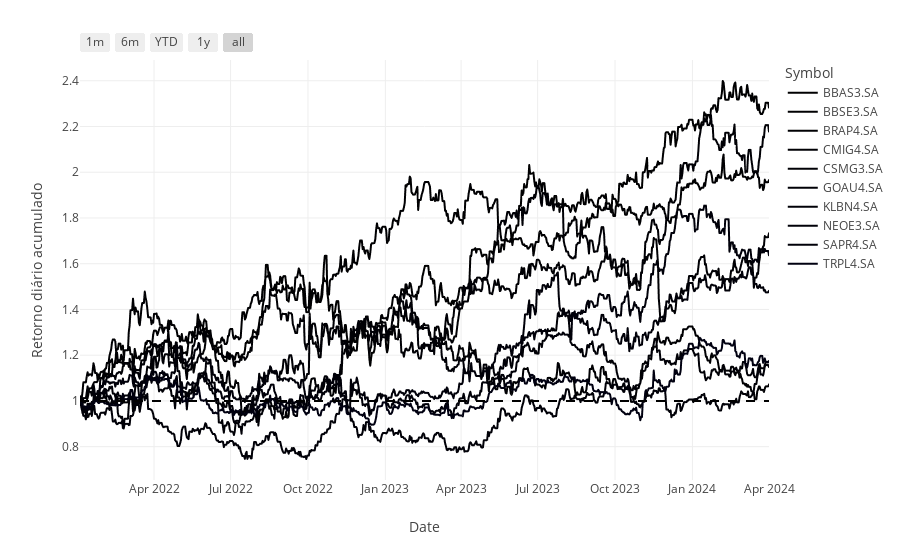

Here is the notebook cell this chart was saved with:
### Markdown cell above
## Obtenção do retorno diário acumulado

### Code cell
returns = stock_data.apply(lambda x: x / x[0])

fig, df_return_melted = plot_melted(returns, "Retorno diário acumulado", dash=True)
fig.show()

### Figure 1 — Plotly figure (JSON) as saved in the notebook; plotly's stock layout.template omitted (floating-point values rounded to 4 significant figures; data arrays with more than 128 entries replaced by an {"elided": "..."} marker saying what was removed)
{"data": [{"hovertemplate": "Symbol=BBAS3.SA<br>Date=%{x}<br>Retorno diário acumulado=%{y}<extra></extra>", "legendgroup": "BBAS3.SA", "line": {"color": "#000001", "dash": "solid"}, "marker": {"symbol": "circle"}, "mode": "lines", "name": "BBAS3.SA", "showlegend": true, "type": "scattergl", "x": {"elided": "820 str values"}, "xaxis": "x", "y": {"elided": "820 float values"}, "yaxis": "y"}, {"hovertemplate": "Symbol=BBSE3.SA<br>Date=%{x}<br>Retorno diário acumulado=%{y}<extra></extra>", "legendgroup": "BBSE3.SA", "line": {"color": "#000002", "dash": "solid"}, "marker": {"symbol": "circle"}, "mode": "lines", "name": "BBSE3.SA", "showlegend": true, "type": "scattergl", "x": {"elided": "820 str values"}, "xaxis": "x", "y": {"elided": "820 float values"}, "yaxis": "y"}, {"hovertemplate": "Symbol=BRAP4.SA<br>Date=%{x}<br>Retorno diário acumulado=%{y}<extra></extra>", "legendgroup": "BRAP4.SA", "line": {"color": "#000003", "dash": "solid"}, "marker": {"symbol": "circle"}, "mode": "lines", "name": "BRAP4.SA", "showlegend": true, "type": "scattergl", "x": {"elided": "820 str values"}, "xaxis": "x", "y": {"elided": "820 float values"}, "yaxis": "y"}, {"hovertemplate": "Symbol=CMIG4.SA<br>Date=%{x}<br>Retorno diário acumulado=%{y}<extra></extra>", "legendgroup": "CMIG4.SA", "line": {"color": "#000004", "dash": "solid"}, "marker": {"symbol": "circle"}, "mode": "lines", "name": "CMIG4.SA", "showlegend": true, "type": "scattergl", "x": {"elided": "820 str values"}, "xaxis": "x", "y": {"elided": "820 float values"}, "yaxis": "y"}, {"hovertemplate": "Symbol=CSMG3.SA<br>Date=%{x}<br>Retorno diário acumulado=%{y}<extra></extra>", "legendgroup": "CSMG3.SA", "line": {"color": "#000005", "dash": "solid"}, "marker": {"symbol": "circle"}, "mode": "lines", "name": "CSMG3.SA", "showlegend": true, "type": "scattergl", "x": {"elided": "820 str values"}, "xaxis": "x", "y": {"elided": "820 float values"}, "yaxis": "y"}, {"hovertemplate": "Symbol=GOAU4.SA<br>Date=%{x}<br>Retorno diário acumulado=%{y}<extra></extra>", "legendgroup": "GOAU4.SA", "line": {"color": "#000006", "dash": "solid"}, "marker": {"symbol": "circle"}, "mode": "lines", "name": "GOAU4.SA", "showlegend": true, "type": "scattergl", "x": {"elided": "820 str values"}, "xaxis": "x", "y": {"elided": "820 float values"}, "yaxis": "y"}, {"hovertemplate": "Symbol=KLBN4.SA<br>Date=%{x}<br>Retorno diário acumulado=%{y}<extra></extra>", "legendgroup": "KLBN4.SA", "line": {"color": "#000007", "dash": "solid"}, "marker": {"symbol": "circle"}, "mode": "lines", "name": "KLBN4.SA", "showlegend": true, "type": "scattergl", "x": {"elided": "820 str values"}, "xaxis": "x", "y": {"elided": "820 float values"}, "yaxis": "y"}, {"hovertemplate": "Symbol=NEOE3.SA<br>Date=%{x}<br>Retorno diário acumulado=%{y}<extra></extra>", "legendgroup": "NEOE3.SA", "line": {"color": "#000008", "dash": "solid"}, "marker": {"symbol": "circle"}, "mode": "lines", "name": "NEOE3.SA", "showlegend": true, "type": "scattergl", "x": {"elided": "820 str values"}, "xaxis": "x", "y": {"elided": "820 float values"}, "yaxis": "y"}, {"hovertemplate": "Symbol=SAPR4.SA<br>Date=%{x}<br>Retorno diário acumulado=%{y}<extra></extra>", "legendgroup": "SAPR4.SA", "line": {"color": "#000009", "dash": "solid"}, "marker": {"symbol": "circle"}, "mode": "lines", "name": "SAPR4.SA", "showlegend": true, "type": "scattergl", "x": {"elided": "820 str values"}, "xaxis": "x", "y": {"elided": "820 float values"}, "yaxis": "y"}, {"hovertemplate": "Symbol=TRPL4.SA<br>Date=%{x}<br>Retorno diário acumulado=%{y}<extra></extra>", "legendgroup": "TRPL4.SA", "line": {"color": "#000010", "dash": "solid"}, "marker": {"symbol": "circle"}, "mode": "lines", "name": "TRPL4.SA", "showlegend": true, "type": "scattergl", "x": {"elided": "820 str values"}, "xaxis": "x", "y": {"elided": "820 float values"}, "yaxis": "y"}], "layout": {"legend": {"title": {"text": "Symbol"}, "tracegroupgap": 0}, "margin": {"t": 60}, "shapes": [{"line": {"dash": "dash"}, "type": "line", "x0": 0, "x1": 1, "xref": "x domain", "y0": 1, "y1": 1, "yref": "y"}], "xaxis": {"anchor": "y", "domain": [0, 1], "rangeselector": {"buttons": [{"count": 1, "label": "1m", "step": "month", "stepmode": "backward"}, {"count": 6, "label": "6m", "step": "month", "stepmode": "backward"}, {"count": 1, "label": "YTD", "step": "year", "stepmode": "todate"}, {"count": 1, "label": "1y", "step": "year", "stepmode": "backward"}, {"step": "all"}]}, "title": {"text": "Date"}}, "yaxis": {"anchor": "x", "domain": [0, 1], "title": {"text": "Retorno diário acumulado"}}}}
